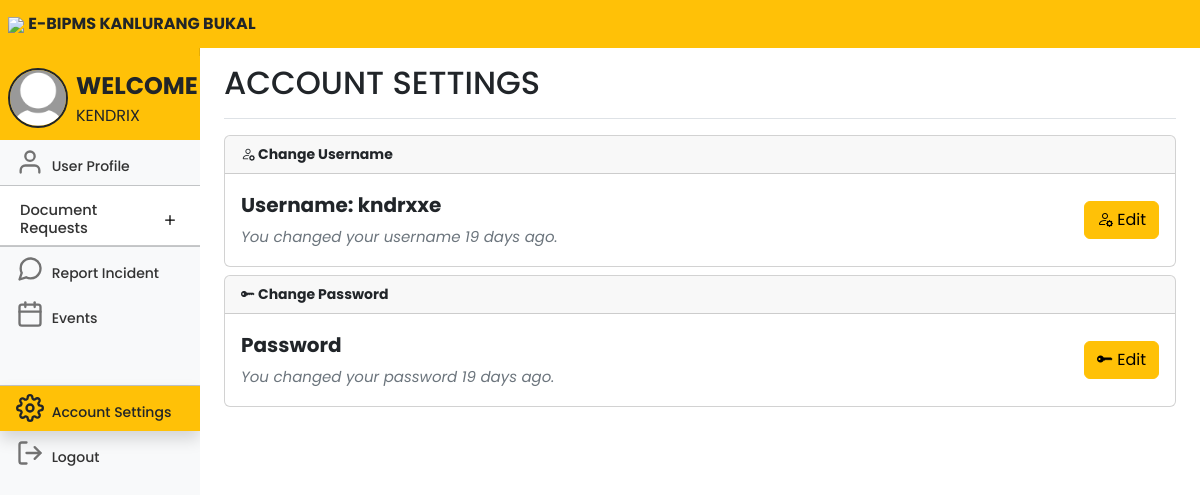
The app's page /useraccount.php (signed in) with its own data.
### tables this page shows
CREATE TABLE `users` (
  `id` int(11) NOT NULL,
  `userID` varchar(100) NOT NULL,
  `firstname` varchar(100) NOT NULL,
  `middlename` varchar(100) NOT NULL,
  `lastname` varchar(100) NOT NULL,
  `sex` varchar(100) NOT NULL,
  `birthday` varchar(100) NOT NULL,
  `age` int(11) NOT NULL,
  `house_no` varchar(100) NOT NULL,
  `purok` varchar(100) NOT NULL,
  `civilstatus` varchar(100) NOT NULL,
  `voter` varchar(100) NOT NULL,
  `is_special_group` tinyint(1) NOT NULL,
  `specialgroup` varchar(100) NOT NULL,
  `members` int(11) NOT NULL,
  `housingstatus` varchar(100) NOT NULL,
  `employmentstatus` varchar(100) NOT NULL,
  `yearsliving` varchar(100) NOT NULL,
  `phonenumber` varchar(15) NOT NULL,
  `email` varchar(100) NOT NULL,
  `username` varchar(100) NOT NULL,
  `password` varchar(100) NOT NULL,
  `profile_picture` varchar(255) NOT NULL,
  `residencystatus` varchar(100) NOT NULL,
  `proof` varchar(255) NOT NULL,
  `status` text NOT NULL,
  `isEditable` tinyint(2) NOT NULL,
  `last_username_change` datetime NOT NULL DEFAULT current_timestamp(),
  `last_password_change` datetime NOT NULL DEFAULT current_timestamp()
);

### useraccount.php (the view, shortened to what this page needs)
<!DOCTYPE html>
<html lang="en">
<head>
	<link rel="stylesheet" href="https://cdn.jsdelivr.net/npm/bootstrap-icons@1.11.2/font/bootstrap-icons.min.css">
	<link href="css/bootstrap.min.css" rel="stylesheet">
	<link rel="stylesheet" href="css/style.css">
	<link href="dashboard.css" rel="stylesheet">
</head>
<body>
	<header class="navbar navbar-light sticky-top bg-warning flex-md-nowrap p-0">
		<a class="navbar-brand px-2 fs-6 text-dark">
			<img src="kanlurangbukal.png" width="40">
			<b>E-BIPMS KANLURANG BUKAL</b></a>
	</header>
	<?php
	include 'conn.php';
	$id = $_SESSION['id'];
	$query = mysqli_query($conn, "SELECT * FROM users where id='$id'") or die(mysqli_error());
	$row = mysqli_fetch_array($query);
	if ($row['profile_picture']) {
		$profile_picture = $row['profile_picture'];
	} else {
		$profile_picture = 'default-profile-pic.jpg';
	}
	?>
	<div class="container-fluid">
		<div class="row">
			<nav id="sidebarMenu" class="col-md-3 col-lg-2 d-md-block bg-warning sidebar collapse">
				<div class="position-sticky pt-0 mt-2 sidebar-sticky bg-light">
					<ul class="nav flex-column">
						<a class="navbar-brand px-2 fs-6 bg-warning">
							<img class="float-start rounded-circle border border-2 border-dark"
								src="<?php echo $profile_picture ?>" width="60">
							<span class="fs-4 px-2 text-dark"><b>WELCOME</b></span>
							<br>
							<span class="fs-6 px-2 text-dark" style="text-transform: uppercase;">
								<?php echo $_SESSION['name']; ?>
							</span>
						</a>
						<li class="nav-item fs-7">
							<a class="nav-link" href="userhome.php">
								<span data-feather="user" class="align-text-bottom feather-48"></span>
								User Profile
							</a>
						</li>
						<li class="nav-item fs-7">
							<div class="accordion accordion-flush" id="accordionFlushExample">
								<div class="accordion-item">
									<h2 class="accordion-header fs-7">
										<button class="accordion-button collapsed fs-7 pt-3 pb-2 nav-link"
											style="font-size:11pt;" type="button" data-bs-toggle="collapse"
											data-bs-target="#flush-collapseOne" aria-expanded="false"
											aria-controls="flush-collapseOne">
											Document Requests
										</button>
									</h2>
									<hr class="mt-0 mb-0">
								</div>
						</li>
						<hr class="mt-0 mb-0">
						<li class="nav-item fs-7">
							<a class="nav-link" href="reportincident">
								<span data-feather="message-circle" class="align-text-bottom feather-48"></span>
								Report Incident
							</a>
						</li>
						<li class="nav-item fs-7">
							<a class="nav-link" href="userevents" id="resetEvent">
								<span data-feather="calendar" class="align-text-bottom feather-48"></span>
								Events
							</a>
						</li>
						<hr class="mt-5 mb-0">
						<li class="nav-item fs-7">
							<a class="nav-link bg-warning active shadow text-dark">
								<span data-feather="settings" class="align-text-bottom feather-48"></span>
								Account Settings
							</a>
						</li>
						<li class="nav-item fs-7">
							<a class="nav-link" href="userlogout.php">
								<span data-feather="log-out" class="align-text-bottom feather-48"></span>
								Logout
							</a>
						</li>
					</ul>
				</div>
			</nav>
			<main class="col-md-9 ms-sm-auto col-lg-10 px-md-4">
				<div
					class="d-flex justify-content-between flex-wrap flex-md-nowrap align-items-center pt-3 pb-2 mb-3 border-bottom">
					<?php
					include 'conn.php';
					$id = $_SESSION['id'];
					$query = mysqli_query($conn, "SELECT * FROM users where id='$id'") or die(mysqli_error());
					$row = mysqli_fetch_array($query);
					?>
					<h1 style="text-transform: uppercase;" class="h2">Account Settings</h1>
				</div>
				<div class="card mb-2">
					<div class="card-header fw-bold">
						<i class="bi bi-person-gear"></i> Change Username
					</div>
					<div class="card-body fs-5 fw-bold mb-0 d-flex justify-content-between align-items-center">
						<p style="margin-bottom: 0px;">Username:
							<?php echo $row['username'] ?><br><span style="font-size: 15px;"
								class="text-secondary fw-normal fst-italic">
								<?php
								$lastUsernameChange = new DateTime($row['last_username_change']);
								$now = new DateTime();
								$interval = $lastUsernameChange->diff($now);
								if ($interval->y > 0) {
									if ($interval->y == 1) {
										echo "You changed your username " . $interval->format('%y year') . " ago.";
									} else {
										echo "You changed your username " . $interval->format('%y years') . " ago.";
									}
								} elseif ($interval->m > 0) {
									if ($interval->m == 1) {
										echo "You changed your username " . $interval->format('%m month') . " ago.";
									} else {
										echo "You changed your username " . $interval->format('%m months') . " ago.";
									}
								} elseif ($interval->d > 0) {
									if ($interval->d == 1) {
										echo "You changed your username " . $interval->format('%d day') . " ago.";
									} else {
										echo "You changed your username " . $interval->format('%d days') . " ago.";
									}
								} elseif ($interval->h > 0) {
									if ($interval->h == 1) {
										echo "You changed your username " . $interval->format('%h hour') . " ago.";
									} else {
										echo "You changed your username " . $interval->format('%h hours') . " ago.";
									}
								} elseif ($interval->i > 0) {
									if ($interval->i == 1) {
										echo "You changed your username " . $interval->format('%i minute') . " ago.";
									} else {
										echo "You changed your username " . $interval->format('%i minutes') . " ago.";
									}
								} else {
									if ($interval->s == 1) {
										echo "You changed your username " . $interval->format('%s second') . " ago.";
									} else {
										echo "You changed your username " . $interval->format('%s seconds') . " ago.";
									}
								}?>
						</p>
						<button type="button" class="btn btn-warning editbtn" data-bs-toggle="modal"
							data-bs-target="#editUsernameModal">
							<i class="bi bi-person-gear"></i> Edit
						</button>
					</div>
				</div>
				<div class="card">
					<div class="card-header fw-bold">
						<i class="bi bi-key-fill"></i> Change Password
					</div>
					<div class="card-body fs-5 fw-bold mb-0 d-flex justify-content-between align-items-center">
						<p style="margin-bottom: 0px;">Password
							<br><span style="font-size: 15px;" class="text-secondary fw-normal fst-italic">
								<?php
								$lastPasswordChange = new DateTime($row['last_password_change']);
								$now = new DateTime();
								$interval = $lastPasswordChange->diff($now);
								if ($interval->y > 0) {
									if ($interval->y == 1) {
										echo "You changed your password " . $interval->format('%y year') . " ago.";
									} else {
										echo "You changed your password " . $interval->format('%y years') . " ago.";
									}
								} elseif ($interval->m > 0) {
									if ($interval->m == 1) {
										echo "You changed your password " . $interval->format('%m month') . " ago.";
									} else {
										echo "You changed your password " . $interval->format('%m months') . " ago.";
									}
								} elseif ($interval->d > 0) {
									if ($interval->d == 1) {
										echo "You changed your password " . $interval->format('%d day') . " ago.";
									} else {
										echo "You changed your password " . $interval->format('%d days') . " ago.";
									}
								} elseif ($interval->h > 0) {
									if ($interval->h == 1) {
										echo "You changed your password " . $interval->format('%h hour') . " ago.";
									} else {
										echo "You changed your password " . $interval->format('%h hours') . " ago.";
									}
								} elseif ($interval->i > 0) {
									if ($interval->i == 1) {
										echo "You changed your password " . $interval->format('%i minute') . " ago.";
									} else {
										echo "You changed your password " . $interval->format('%i minutes') . " ago.";
									}
								} else {
									if ($interval->s == 1) {
										echo "You changed your password " . $interval->format('%s second') . " ago.";
									} else {
										echo "You changed your password " . $interval->format('%s seconds') . " ago.";
									}
								} ?>
						</p>
						<button type="button" class="btn btn-warning editpassbtn" data-bs-toggle="modal"
							data-bs-target="#editPasswordModal">
							<i class="bi bi-key-fill"></i> Edit
						</button>
					</div>
				</div>
		</div>
	</div>
</body>
</html>

### css/style.css (style rules this page uses)
* { margin: 0; padding: 0; font-size: 10; font-family: 'Poppins', sans-serif; scroll-behavior: smooth; }

### dashboard.css (style rules this page uses)
body { font-size: .875rem; }
.feather { width: 16px; height: 16px; }
.sidebar { position: fixed; top: 0; bottom: 0; left: 0; z-index: 100; padding: 48px 0 0; box-shadow: inset -1px 0 0 rgba(0, 0, 0, .1); }
.sidebar-sticky { height: calc(100vh - 48px); overflow-x: hidden; overflow-y: auto; }
.sidebar .nav-link { font-weight: 500; color: #333; }
.sidebar .nav-link .feather { margin-right: 4px; color: #727272; }
.sidebar .nav-link.active { color: #2470dc; }
.sidebar .nav-link:hover .feather, .sidebar .nav-link.active .feather { color: inherit; }
.navbar-brand { padding-top: .75rem; padding-bottom: .75rem; }
.feather-48 { width: 28px; height: 28px; }

### useraccount.php (style rules this page uses)
.accordion { --bs-accordion-active-bg: #ffc107; --bs-accordion-active-color: #212529; --bs-accordion-btn-focus-box-shadow: none; }
.accordion-button::after { transition: all 0.5s; }

### records on screen
users: username "kndrxxe", last_username_change "19 days", last_password_change "19 days"

### other values on screen
$_SESSION['name'] "KENDRIX"
